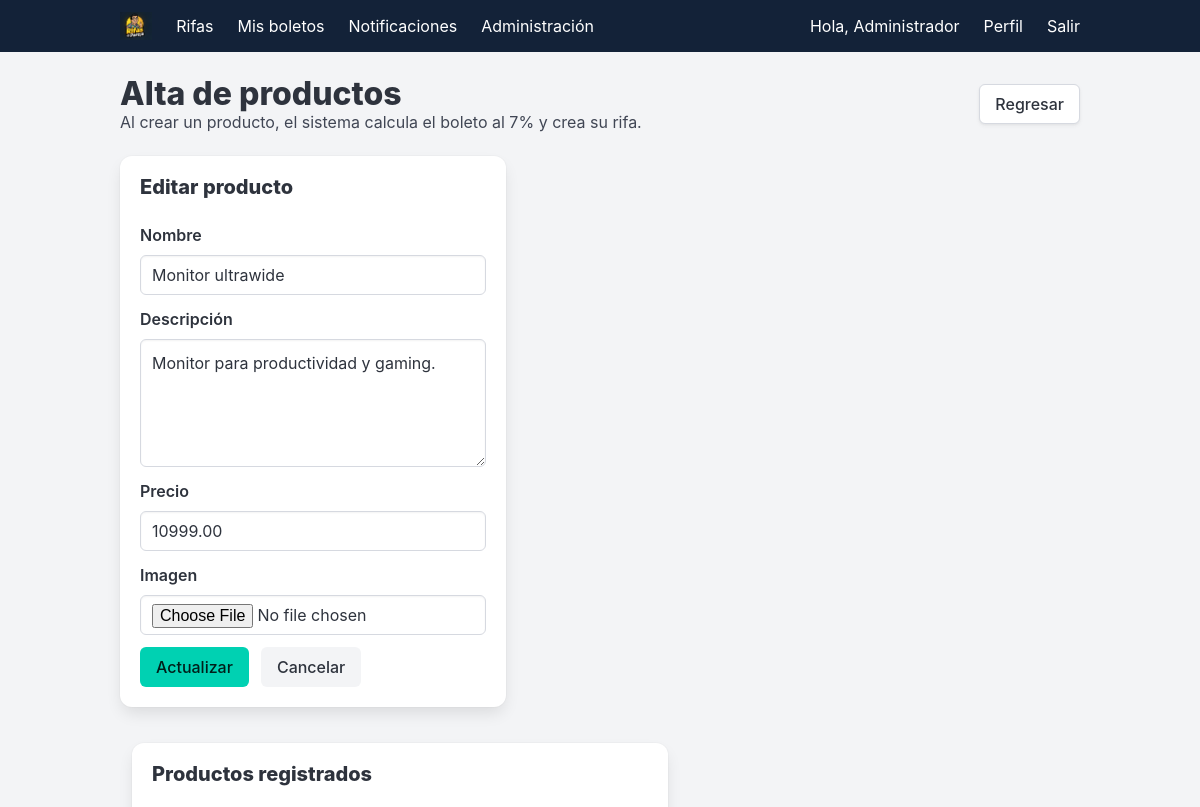
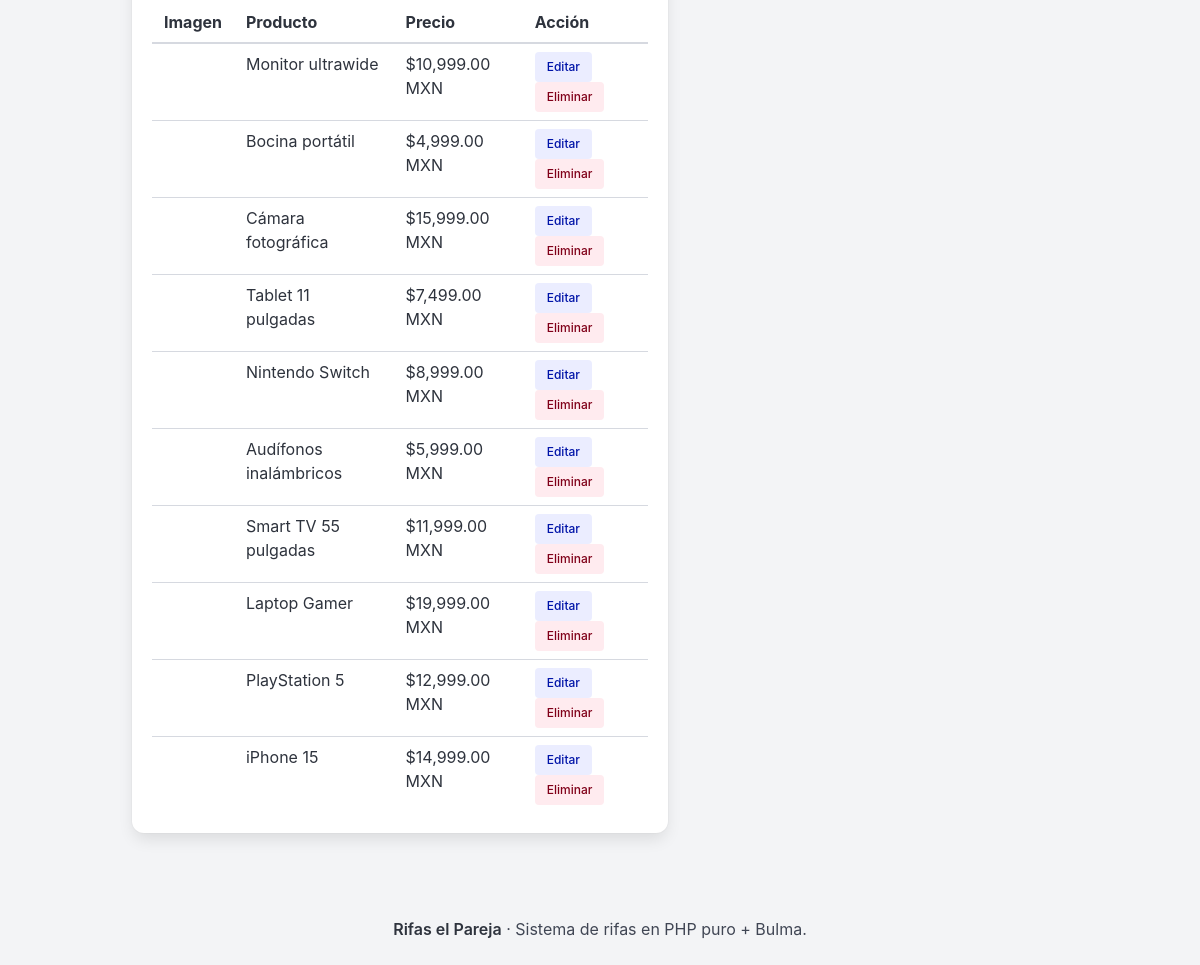
The app's page /index.php?route=admin_products&edit=10 (signed in) with its own data (2 pictures, top to bottom).
### tables this page shows
CREATE TABLE products (
  id INT UNSIGNED AUTO_INCREMENT PRIMARY KEY,
  name VARCHAR(160) NOT NULL,
  description TEXT NULL,
  price DECIMAL(12,2) NOT NULL,
  image_path VARCHAR(255) NULL,
  active TINYINT(1) NOT NULL DEFAULT 1,
  created_at DATETIME NOT NULL DEFAULT CURRENT_TIMESTAMP
);

### views.php (called while the page is built, shortened)
<?php
function view(string $name,array $data=[]): void {
    require __DIR__.'/views/layout.php';
}

### app/Controllers/AdminController.php (called while the page is built, shortened)
<?php
final class AdminController
{
    public static function products(): void { $edit=isset($_GET['edit'])?Product::find((int)$_GET['edit']):null; view('admin/products',['products'=>Product::all(),'edit'=>$edit]); }
}

### app/Core/helpers.php (called while the page is built, shortened)
<?php
function e(?string $value): string {
    return htmlspecialchars((string)$value, ENT_QUOTES, 'UTF-8');
}
function money(float|int|string $value): string {
    return '$' . number_format((float)$value, 2, '.', ',') . ' MXN';
}
function route(string $name, array $params = []): string {
    $query = http_build_query(array_merge(['route' => $name], $params));
    return 'index.php?' . $query;
}

### app/Core/Database.php (called while the page is built, shortened)
<?php
final class Database
{
    private static ?PDO $connection = null;
    public static function get(): PDO
    {
        if (self::$connection instanceof PDO) {
            return self::$connection;
        }
        $dsn = 'mysql:host=' . DB_HOST . ';dbname=' . DB_NAME . ';charset=' . DB_CHARSET;
        try {
            self::$connection = new PDO($dsn, DB_USER, DB_PASS, [
                PDO::ATTR_ERRMODE => PDO::ERRMODE_EXCEPTION,
                PDO::ATTR_DEFAULT_FETCH_MODE => PDO::FETCH_ASSOC,
                PDO::ATTR_EMULATE_PREPARES => false,
            ]);
        } catch (PDOException $e) {
            throw new RuntimeException('No se pudo conectar a MySQL. Verifica config/config.php y que la base de datos exista.');
        }
        return self::$connection;
    }
}

### app/Models/Product.php (called while the page is built, shortened)
<?php
final class Product
{
    public static function all(): array {
        return Database::get()->query('SELECT * FROM products ORDER BY id DESC')->fetchAll();
    }
    public static function find(int $id): ?array {
        $stmt=Database::get()->prepare('SELECT * FROM products WHERE id=?'); $stmt->execute([$id]); return $stmt->fetch() ?: null;
    }
}

### views/admin/products.php (the view)
<?php $title='Administrar productos'; ?><div class="level"><div><h1 class="title">Alta de productos</h1><p class="subtitle is-6">Al crear un producto, el sistema calcula el boleto al 7% y crea su rifa.</p></div><a class="button" href="<?= route('admin') ?>">Regresar</a></div><div class="columns"><div class="column is-5"><div class="box"><h2 class="title is-5"><?= $edit?'Editar producto':'Nuevo producto' ?></h2><form method="post" enctype="multipart/form-data"><?= csrf_field() ?><?php if($edit): ?><input type="hidden" name="id" value="<?= (int)$edit['id'] ?>"><?php endif; ?><div class="field"><label class="label">Nombre</label><input class="input" name="name" required placeholder="Ej. Consola" value="<?= e($edit['name']??'') ?>"></div><div class="field"><label class="label">Descripción</label><textarea class="textarea" name="description"><?= e($edit['description']??'') ?></textarea></div><div class="field"><label class="label">Precio</label><input class="input" name="price" type="number" min="0.01" step="0.01" required value="<?= e((string)($edit['price']??'')) ?>"></div><div class="field"><label class="label">Imagen</label><input class="input" type="file" name="image" accept="image/jpeg,image/png,image/webp"></div><div class="buttons"><button class="button is-primary"><?= $edit?'Actualizar':'Guardar producto + crear rifa' ?></button><?php if($edit): ?><a class="button is-light" href="<?= route('admin_products') ?>">Cancelar</a><?php endif; ?></div></form></div></div></div><div class="column is-7"><div class="box"><h2 class="title is-5">Productos registrados</h2><div class="table-container"><table class="table is-fullwidth is-hoverable"><thead><tr><th>Imagen</th><th>Producto</th><th>Precio</th><th>Acción</th></tr></thead><tbody><?php foreach($products as $p): ?><tr><td><?php if($p['image_path']): ?><figure class="image is-48x48"><img class="is-rounded" src="<?= e($p['image_path']) ?>"></figure><?php endif; ?></td><td><?= e($p['name']) ?></td><td><?= money($p['price']) ?></td><td><a class="button is-small is-link is-light mr-2" href="<?= route('admin_products',['edit'=>$p['id']]) ?>">Editar</a><form class="is-inline" method="post" action="<?= route('admin_product_delete') ?>" onsubmit="return confirm('¿Eliminar producto?')"><?= csrf_field() ?><input type="hidden" name="id" value="<?= $p['id'] ?>"><button class="button is-small is-danger is-light">Eliminar</button></form></td></tr><?php endforeach; ?></tbody></table></div></div></div></div>

### assets/css/app.css (style rules this page uses)
:root { --navy:#132238;--green:#15b47a;--blue:#2486df }
body { min-height:100vh }
.is-inline { display:inline }

### records on screen
products: name "Monitor ultrawide", description "Monitor para productividad y gaming.", price "10999.00", price "$10,999.00 MXN"
products: name "Bocina portátil", price "$4,999.00 MXN"
products: name "Cámara fotográfica", price "$15,999.00 MXN"
products: name "Tablet 11 pulgadas", price "$7,499.00 MXN"
products: name "Nintendo Switch", price "$8,999.00 MXN"
products: name "Audífonos inalámbricos", price "$5,999.00 MXN"
products: name "Smart TV 55 pulgadas", price "$11,999.00 MXN"
products: name "Laptop Gamer", price "$19,999.00 MXN"
products: name "PlayStation 5", price "$12,999.00 MXN"
products: name "iPhone 15", price "$14,999.00 MXN"

### other values on screen
$user['name'] "Administrador"
APP_NAME "Rifas el Pareja"
